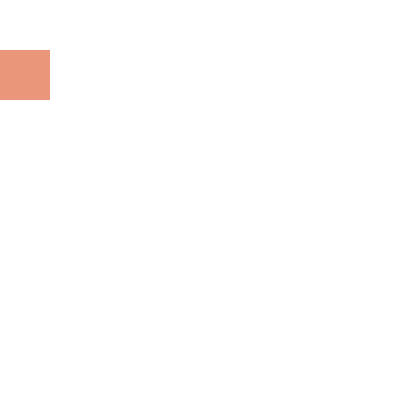
Frame 1 (no input)
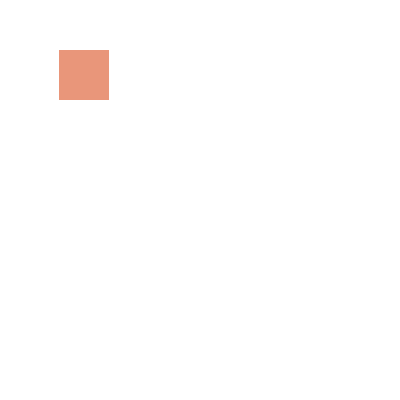
Frame 60 (the mouse pressed at the canvas centre just before this capture)
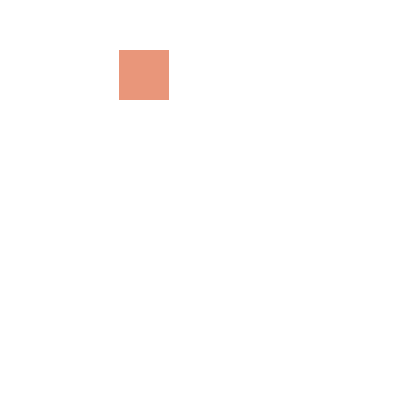
Frame 120 (the mouse held since frame 60 and released just before this capture)

The Processing sketch that drew these frames (run headless with seeded random() and noise(); from frame 60 on, the mouse is pressed at the canvas centre):

// Processing sketch: sketch_190123c
// ── sketch_190123c.pde
int i;

void setup() {
size(400, 400);
i=0;
frameRate(200);
}

void draw() {
background(255);
noStroke();fill(#E9967A);
rect(i,50,50,50);
if (i>350)  rect(i-400,50,50,50);
i++;
if (i>=400) i=0;


}
